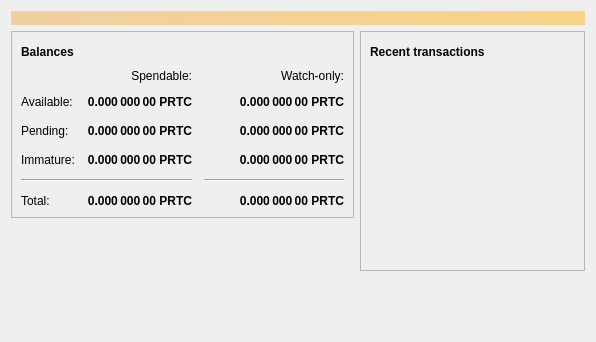
<?xml version="1.0" encoding="UTF-8"?>
<ui version="4.0">
 <class>OverviewPage</class>
 <widget class="QWidget" name="OverviewPage">
  <property name="geometry">
   <rect>
    <x>0</x>
    <y>0</y>
    <width>596</width>
    <height>342</height>
   </rect>
  </property>
  <property name="windowTitle">
   <string>Form</string>
  </property>
  <layout class="QVBoxLayout" name="topLayout">
   <item>
    <widget class="QLabel" name="labelAlerts">
     <property name="visible">
      <bool>false</bool>
     </property>
     <property name="styleSheet">
      <string notr="true">QLabel { background-color: qlineargradient(x1: 0, y1: 0, x2: 1, y2: 0, stop:0 #F0D0A0, stop:1 #F8D488); color:#000000; }</string>
     </property>
     <property name="wordWrap">
      <bool>true</bool>
     </property>
     <property name="margin">
      <number>3</number>
     </property>
     <property name="textInteractionFlags">
      <set>Qt::TextSelectableByMouse</set>
     </property>
    </widget>
   </item>
   <item>
    <layout class="QHBoxLayout" name="horizontalLayout" stretch="1,1">
     <item>
      <layout class="QVBoxLayout" name="verticalLayout_2">
       <item>
        <widget class="QFrame" name="frame">
         <property name="frameShape">
          <enum>QFrame::StyledPanel</enum>
         </property>
         <property name="frameShadow">
          <enum>QFrame::Raised</enum>
         </property>
         <layout class="QVBoxLayout" name="verticalLayout_4">
          <item>
           <layout class="QHBoxLayout" name="horizontalLayout_4">
            <item>
             <widget class="QLabel" name="label_5">
              <property name="font">
               <font>
                <weight>75</weight>
                <bold>true</bold>
               </font>
              </property>
              <property name="text">
               <string>Balances</string>
              </property>
             </widget>
            </item>
            <item>
             <widget class="QPushButton" name="labelWalletStatus">
              <property name="enabled">
               <bool>true</bool>
              </property>
              <property name="maximumSize">
               <size>
                <width>30</width>
                <height>16777215</height>
               </size>
              </property>
              <property name="toolTip">
               <string>The displayed information may be out of date. Your wallet automatically synchronizes with the PuertoRicoTainoCoin network after a connection is established, but this process has not completed yet.</string>
              </property>
              <property name="text">
               <string/>
              </property>
              <property name="icon">
               <iconset resource="../bitcoin.qrc">
                <normaloff>:/icons/warning</normaloff>
                <disabledoff>:/icons/warning</disabledoff>:/icons/warning</iconset>
              </property>
              <property name="iconSize">
               <size>
                <width>24</width>
                <height>24</height>
               </size>
              </property>
              <property name="flat">
               <bool>true</bool>
              </property>
             </widget>
            </item>
            <item>
             <spacer name="horizontalSpacer_3">
              <property name="orientation">
               <enum>Qt::Horizontal</enum>
              </property>
              <property name="sizeHint" stdset="0">
               <size>
                <width>40</width>
                <height>20</height>
               </size>
              </property>
             </spacer>
            </item>
           </layout>
          </item>
          <item>
           <layout class="QGridLayout" name="gridLayout">
            <property name="spacing">
             <number>12</number>
            </property>
            <item row="2" column="2">
             <widget class="QLabel" name="labelWatchPending">
              <property name="font">
               <font>
                <weight>75</weight>
                <bold>true</bold>
               </font>
              </property>
              <property name="cursor">
               <cursorShape>IBeamCursor</cursorShape>
              </property>
              <property name="toolTip">
               <string>Unconfirmed transactions to watch-only addresses</string>
              </property>
              <property name="text">
               <string notr="true">0.000 000 00 PRTC</string>
              </property>
              <property name="alignment">
               <set>Qt::AlignRight|Qt::AlignTrailing|Qt::AlignVCenter</set>
              </property>
              <property name="textInteractionFlags">
               <set>Qt::LinksAccessibleByMouse|Qt::TextSelectableByKeyboard|Qt::TextSelectableByMouse</set>
              </property>
             </widget>
            </item>
            <item row="2" column="1">
             <widget class="QLabel" name="labelUnconfirmed">
              <property name="font">
               <font>
                <weight>75</weight>
                <bold>true</bold>
               </font>
              </property>
              <property name="cursor">
               <cursorShape>IBeamCursor</cursorShape>
              </property>
              <property name="toolTip">
               <string>Total of transactions that have yet to be confirmed, and do not yet count toward the spendable balance</string>
              </property>
              <property name="text">
               <string notr="true">0.000 000 00 PRTC</string>
              </property>
              <property name="alignment">
               <set>Qt::AlignRight|Qt::AlignTrailing|Qt::AlignVCenter</set>
              </property>
              <property name="textInteractionFlags">
               <set>Qt::LinksAccessibleByMouse|Qt::TextSelectableByKeyboard|Qt::TextSelectableByMouse</set>
              </property>
             </widget>
            </item>
            <item row="3" column="2">
             <widget class="QLabel" name="labelWatchImmature">
              <property name="font">
               <font>
                <weight>75</weight>
                <bold>true</bold>
               </font>
              </property>
              <property name="cursor">
               <cursorShape>IBeamCursor</cursorShape>
              </property>
              <property name="toolTip">
               <string>Mined balance in watch-only addresses that has not yet matured</string>
              </property>
              <property name="text">
               <string notr="true">0.000 000 00 PRTC</string>
              </property>
              <property name="alignment">
               <set>Qt::AlignRight|Qt::AlignTrailing|Qt::AlignVCenter</set>
              </property>
              <property name="textInteractionFlags">
               <set>Qt::LinksAccessibleByMouse|Qt::TextSelectableByKeyboard|Qt::TextSelectableByMouse</set>
              </property>
             </widget>
            </item>
            <item row="4" column="0" colspan="2">
             <widget class="Line" name="line">
              <property name="orientation">
               <enum>Qt::Horizontal</enum>
              </property>
             </widget>
            </item>
            <item row="4" column="2">
             <widget class="Line" name="lineWatchBalance">
              <property name="sizePolicy">
               <sizepolicy hsizetype="Preferred" vsizetype="Fixed">
                <horstretch>0</horstretch>
                <verstretch>0</verstretch>
               </sizepolicy>
              </property>
              <property name="minimumSize">
               <size>
                <width>140</width>
                <height>0</height>
               </size>
              </property>
              <property name="orientation">
               <enum>Qt::Horizontal</enum>
              </property>
             </widget>
            </item>
            <item row="5" column="0">
             <widget class="QLabel" name="labelTotalText">
              <property name="text">
               <string>Total:</string>
              </property>
             </widget>
            </item>
            <item row="3" column="1">
             <widget class="QLabel" name="labelImmature">
              <property name="font">
               <font>
                <weight>75</weight>
                <bold>true</bold>
               </font>
              </property>
              <property name="cursor">
               <cursorShape>IBeamCursor</cursorShape>
              </property>
              <property name="toolTip">
               <string>Mined balance that has not yet matured</string>
              </property>
              <property name="text">
               <string notr="true">0.000 000 00 PRTC</string>
              </property>
              <property name="alignment">
               <set>Qt::AlignRight|Qt::AlignTrailing|Qt::AlignVCenter</set>
              </property>
              <property name="textInteractionFlags">
               <set>Qt::LinksAccessibleByMouse|Qt::TextSelectableByKeyboard|Qt::TextSelectableByMouse</set>
              </property>
             </widget>
            </item>
            <item row="2" column="3">
             <spacer name="horizontalSpacer_2">
              <property name="orientation">
               <enum>Qt::Horizontal</enum>
              </property>
              <property name="sizeHint" stdset="0">
               <size>
                <width>40</width>
                <height>20</height>
               </size>
              </property>
             </spacer>
            </item>
            <item row="3" column="0">
             <widget class="QLabel" name="labelImmatureText">
              <property name="text">
               <string>Immature:</string>
              </property>
             </widget>
            </item>
            <item row="5" column="1">
             <widget class="QLabel" name="labelTotal">
              <property name="font">
               <font>
                <weight>75</weight>
                <bold>true</bold>
               </font>
              </property>
              <property name="cursor">
               <cursorShape>IBeamCursor</cursorShape>
              </property>
              <property name="toolTip">
               <string>Your current total balance</string>
              </property>
              <property name="text">
               <string notr="true">0.000 000 00 PRTC</string>
              </property>
              <property name="alignment">
               <set>Qt::AlignRight|Qt::AlignTrailing|Qt::AlignVCenter</set>
              </property>
              <property name="textInteractionFlags">
               <set>Qt::LinksAccessibleByMouse|Qt::TextSelectableByKeyboard|Qt::TextSelectableByMouse</set>
              </property>
             </widget>
            </item>
            <item row="5" column="2">
             <widget class="QLabel" name="labelWatchTotal">
              <property name="font">
               <font>
                <weight>75</weight>
                <bold>true</bold>
               </font>
              </property>
              <property name="cursor">
               <cursorShape>IBeamCursor</cursorShape>
              </property>
              <property name="toolTip">
               <string>Current total balance in watch-only addresses</string>
              </property>
              <property name="text">
               <string notr="true">0.000 000 00 PRTC</string>
              </property>
              <property name="alignment">
               <set>Qt::AlignRight|Qt::AlignTrailing|Qt::AlignVCenter</set>
              </property>
              <property name="textInteractionFlags">
               <set>Qt::LinksAccessibleByMouse|Qt::TextSelectableByKeyboard|Qt::TextSelectableByMouse</set>
              </property>
             </widget>
            </item>
            <item row="0" column="2">
             <widget class="QLabel" name="labelWatchonly">
              <property name="text">
               <string>Watch-only:</string>
              </property>
              <property name="alignment">
               <set>Qt::AlignRight|Qt::AlignTrailing|Qt::AlignVCenter</set>
              </property>
             </widget>
            </item>
            <item row="1" column="0">
             <widget class="QLabel" name="labelBalanceText">
              <property name="text">
               <string>Available:</string>
              </property>
             </widget>
            </item>
            <item row="1" column="1">
             <widget class="QLabel" name="labelBalance">
              <property name="font">
               <font>
                <weight>75</weight>
                <bold>true</bold>
               </font>
              </property>
              <property name="cursor">
               <cursorShape>IBeamCursor</cursorShape>
              </property>
              <property name="toolTip">
               <string>Your current spendable balance</string>
              </property>
              <property name="text">
               <string notr="true">0.000 000 00 PRTC</string>
              </property>
              <property name="alignment">
               <set>Qt::AlignRight|Qt::AlignTrailing|Qt::AlignVCenter</set>
              </property>
              <property name="textInteractionFlags">
               <set>Qt::LinksAccessibleByMouse|Qt::TextSelectableByKeyboard|Qt::TextSelectableByMouse</set>
              </property>
             </widget>
            </item>
            <item row="1" column="2">
             <widget class="QLabel" name="labelWatchAvailable">
              <property name="font">
               <font>
                <weight>75</weight>
                <bold>true</bold>
               </font>
              </property>
              <property name="cursor">
               <cursorShape>IBeamCursor</cursorShape>
              </property>
              <property name="toolTip">
               <string>Your current balance in watch-only addresses</string>
              </property>
              <property name="text">
               <string notr="true">0.000 000 00 PRTC</string>
              </property>
              <property name="alignment">
               <set>Qt::AlignRight|Qt::AlignTrailing|Qt::AlignVCenter</set>
              </property>
              <property name="textInteractionFlags">
               <set>Qt::LinksAccessibleByMouse|Qt::TextSelectableByKeyboard|Qt::TextSelectableByMouse</set>
              </property>
             </widget>
            </item>
            <item row="2" column="0">
             <widget class="QLabel" name="labelPendingText">
              <property name="text">
               <string>Pending:</string>
              </property>
             </widget>
            </item>
            <item row="0" column="1">
             <widget class="QLabel" name="labelSpendable">
              <property name="text">
               <string>Spendable:</string>
              </property>
              <property name="alignment">
               <set>Qt::AlignRight|Qt::AlignTrailing|Qt::AlignVCenter</set>
              </property>
             </widget>
            </item>
           </layout>
          </item>
         </layout>
        </widget>
       </item>
       <item>
        <spacer name="verticalSpacer">
         <property name="orientation">
          <enum>Qt::Vertical</enum>
         </property>
         <property name="sizeHint" stdset="0">
          <size>
           <width>20</width>
           <height>40</height>
          </size>
         </property>
        </spacer>
       </item>
      </layout>
     </item>
     <item>
      <layout class="QVBoxLayout" name="verticalLayout_3">
       <item>
        <widget class="QFrame" name="frame_2">
         <property name="frameShape">
          <enum>QFrame::StyledPanel</enum>
         </property>
         <property name="frameShadow">
          <enum>QFrame::Raised</enum>
         </property>
         <layout class="QVBoxLayout" name="verticalLayout">
          <item>
           <layout class="QHBoxLayout" name="horizontalLayout_2">
            <item>
             <widget class="QLabel" name="label_4">
              <property name="font">
               <font>
                <weight>75</weight>
                <bold>true</bold>
               </font>
              </property>
              <property name="text">
               <string>Recent transactions</string>
              </property>
             </widget>
            </item>
            <item>
             <widget class="QPushButton" name="labelTransactionsStatus">
              <property name="enabled">
               <bool>true</bool>
              </property>
              <property name="maximumSize">
               <size>
                <width>30</width>
                <height>16777215</height>
               </size>
              </property>
              <property name="toolTip">
               <string>The displayed information may be out of date. Your wallet automatically synchronizes with the PuertoRicoTainoCoin network after a connection is established, but this process has not completed yet.</string>
              </property>
              <property name="text">
               <string/>
              </property>
              <property name="icon">
               <iconset resource="../bitcoin.qrc">
                <normaloff>:/icons/warning</normaloff>
                <disabledoff>:/icons/warning</disabledoff>:/icons/warning</iconset>
              </property>
              <property name="iconSize">
               <size>
                <width>24</width>
                <height>24</height>
               </size>
              </property>
              <property name="flat">
               <bool>true</bool>
              </property>
             </widget>
            </item>
            <item>
             <spacer name="horizontalSpacer">
              <property name="orientation">
               <enum>Qt::Horizontal</enum>
              </property>
              <property name="sizeHint" stdset="0">
               <size>
                <width>40</width>
                <height>20</height>
               </size>
              </property>
             </spacer>
            </item>
           </layout>
          </item>
          <item>
           <widget class="QListView" name="listTransactions">
            <property name="styleSheet">
             <string notr="true">QListView { background: transparent; }</string>
            </property>
            <property name="frameShape">
             <enum>QFrame::NoFrame</enum>
            </property>
            <property name="verticalScrollBarPolicy">
             <enum>Qt::ScrollBarAlwaysOff</enum>
            </property>
            <property name="horizontalScrollBarPolicy">
             <enum>Qt::ScrollBarAlwaysOff</enum>
            </property>
            <property name="selectionMode">
             <enum>QAbstractItemView::NoSelection</enum>
            </property>
           </widget>
          </item>
         </layout>
        </widget>
       </item>
       <item>
        <spacer name="verticalSpacer_2">
         <property name="orientation">
          <enum>Qt::Vertical</enum>
         </property>
         <property name="sizeHint" stdset="0">
          <size>
           <width>20</width>
           <height>40</height>
          </size>
         </property>
        </spacer>
       </item>
      </layout>
     </item>
    </layout>
   </item>
  </layout>
 </widget>
 <resources/>
 <connections/>
</ui>
